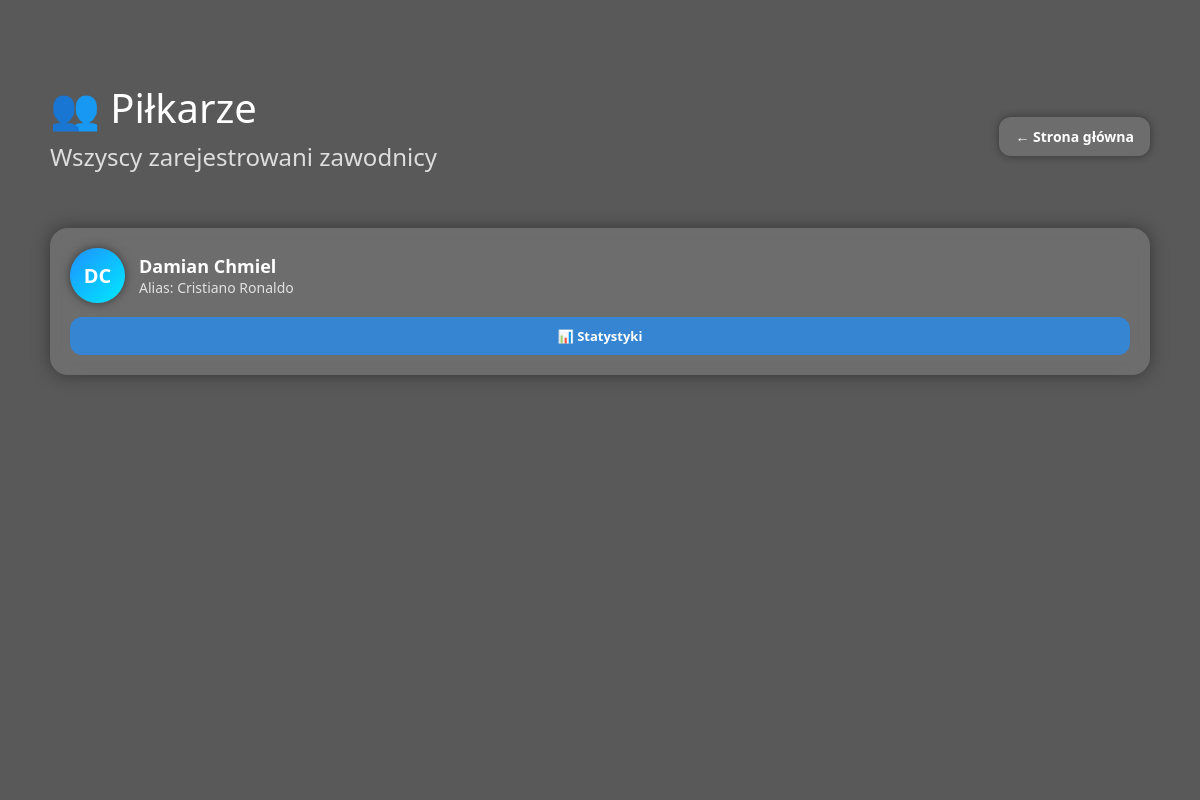
/pilkarze, run on an earlier commit of the app's database.
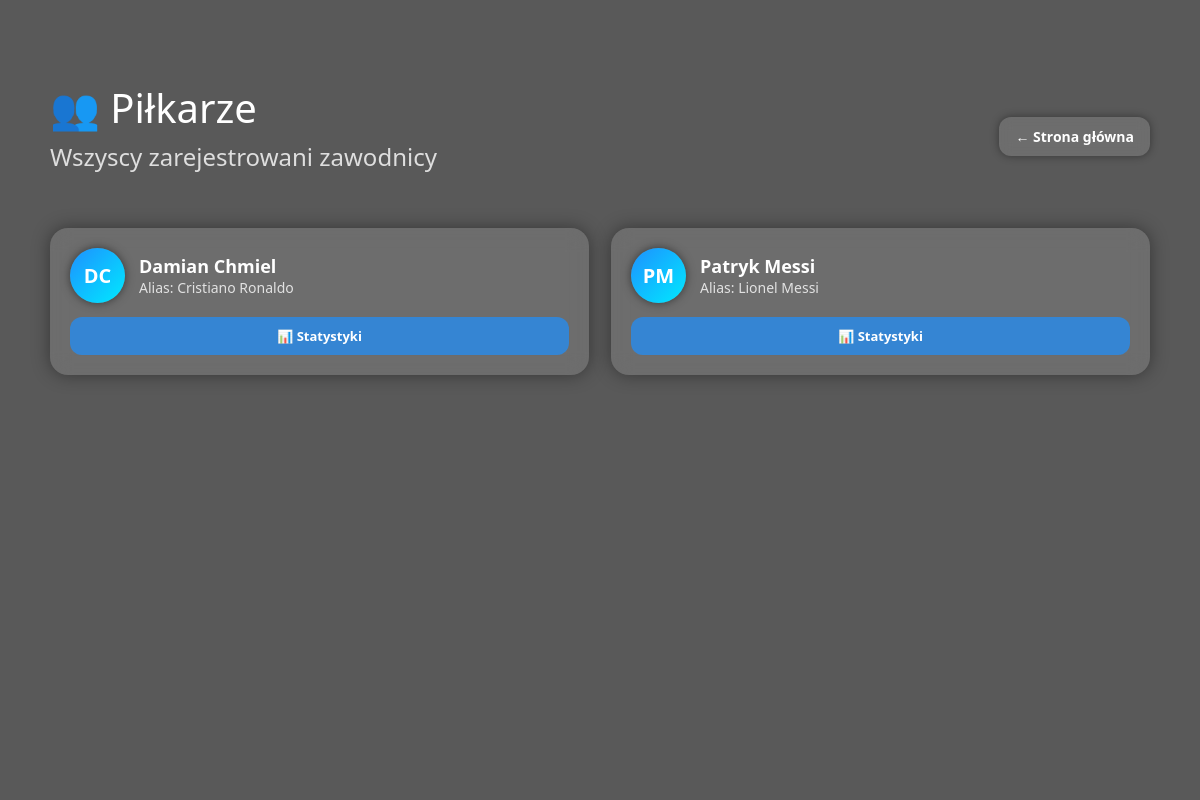
And on a later commit of the database.
### tables this page shows
CREATE TABLE users (
            id INTEGER PRIMARY KEY AUTOINCREMENT,
            first_name TEXT NOT NULL,
            last_name TEXT NOT NULL,
            player_alias TEXT UNIQUE NOT NULL,
            is_admin INTEGER DEFAULT 0
        );

### app.py (the view)
@app.route("/pilkarze")
def pilkarze():
    conn = get_db()
    players = conn.execute(
        "SELECT id, first_name, last_name, player_alias FROM users ORDER BY first_name"
    ).fetchall()
    conn.close()
    return render_template("pilkarze.html", players=players)

### db.py (called while the page is built)
def get_db():
    conn = sqlite3.connect("database.db")
    conn.row_factory = sqlite3.Row
    return conn

### templates/pilkarze.html (shortened to what this page needs)
<!DOCTYPE html>
<html lang="pl">
<head>
</head>
<body>
<div class="overlay"></div>
<div class="container">
    <div class="top-bar">
        <div>
            <h1>👥 Piłkarze</h1>
            <h2>Wszyscy zarejestrowani zawodnicy</h2>
        </div>
        <div>
            <a href="/" class="btn-modern">← Strona główna</a>
        </div>
    </div>
    <div class="players-grid">
        {% for p in players %}
        <div class="player-card">
            <div class="player-header">
                <div class="player-avatar">
                    {{ p.first_name[0] }}{{ p.last_name[0] }}
                </div>
                <div>
                    <div class="player-name">{{ p.first_name }} {{ p.last_name }}</div>
                    <div class="player-alias">Alias: {{ p.player_alias }}</div>
                </div>
            </div>
            <a href="/statystyki/{{ p.id }}" class="btn-stats">📊 Statystyki</a>
        </div>
        {% endfor %}
    </div>
</div>
</body>
</html>

What changed in the data, as far as the page shows it:
added users: first_name "P", last_name "M", first_name "Patryk", last_name "Messi", player_alias "Lionel Messi"
